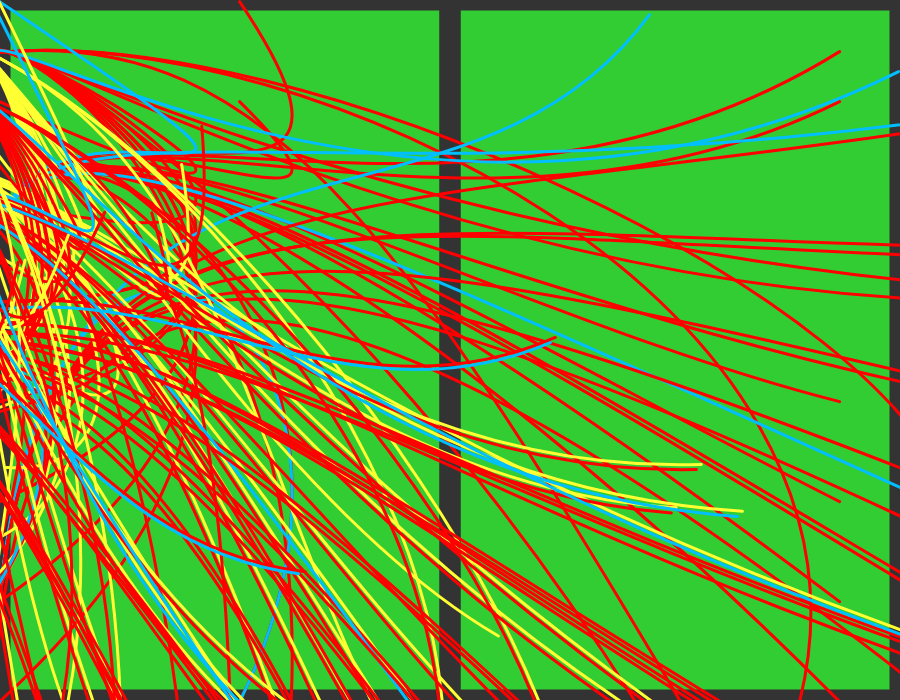
Frame 1 (no input)
Frame 60 (no input): identical to frame 1, image omitted
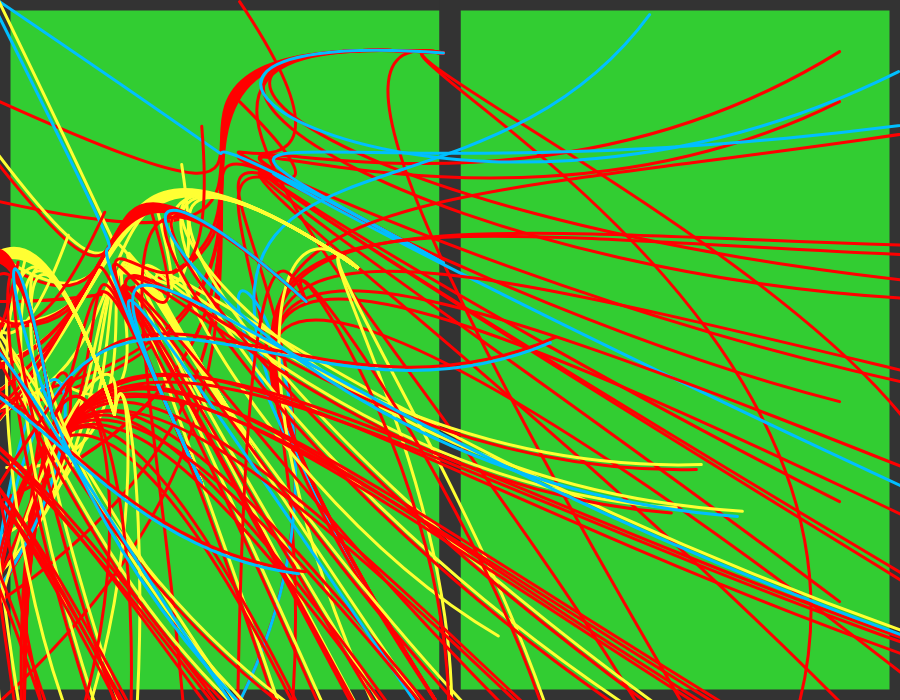
Frame 120 (the mouse pressed at the canvas centre since frame 60)

The p5.js sketch that drew these frames (run headless with seeded random() and noise() and a simulated clock; from frame 60 on, the mouse is pressed at the canvas centre):

// p5.js sketch
// ── sketch.js
function setup() {
    createCanvas(900, 700);

    noFill();
    
  }
  
  function draw() {
    background(50,205,50);
    strokeWeight(21);
stroke(51); 
rect(0, 0, 450, 700);
strokeWeight(21);
stroke(51); 
rect(450, 0, 450, 700);

stroke(255,0,0);


    
    for (let i = 13; i < 313; i += 55) {
        strokeWeight(3);
        
      
        bezier(
        mouseX - i / 2.0,
        250 + i,
        3,
        20,
        440,
        300,
        0 - i / 32.0,
        300 + i / 8.0
        );
        
        bezier(
            mouseX - i / 2.0,
            40 + i,
            3,
            20,
            440,
            300,
            750 - i / 32.0,
            900 + i / 8.0

      );

      bezier(
        mouseX - i / 2.0,
        40 + i,
        3,
        20,
        440,
        300,
        1010 - i / 32.0,
        300 + i / 8.0

  );

  bezier(
    mouseX - i / 2.0,
    40 + i,
    3,
    20,
    440,
    300,
    1300- i / 32.0,
    300 + i / 8.0

);

bezier(
    mouseX - i / 2.0,
    40 + i,
    3,
    20,
    440,
    300,
    0 - i / 32.0,
    410 + i / 8.0

);

bezier(
    mouseX - i / 2.0,
    40 + i,
    3,
    20,
    440,
    300,
    0 - i / 32.0,
    500 + i / 8.0

);

bezier(
    mouseX - i / 2.0,
    40 + i,
    3,
    20,
    440,
    300,
    0 - i / 32.0,
    600 + i / 8.0

);

bezier(
    mouseX - i / 2.0,
    40 + i,
    3,
    20,
    440,
    300,
    0 - i / 32.0,
    700 + i / 8.0

);

bezier(
    mouseX - i / 2.0,
    40 + i,
    3,
    20,
    440,
    300,
    0 - i / 32.0,
    500 + i / 8.0

);

bezier(
    mouseX - i / 2.0,
    40 + i,
    3,
    20,
    440,
    300,
    0 - i / 32.0,
    400 + i / 8.0

);

bezier(
    mouseX - i / 2.0,
    40 + i,
    3,
    20,
    440,
    300,
    0 - i / 32.0,
    300 + i / 8.0

);

bezier(
    mouseX - i / 2.0,
    40 + i,
    3,
    20,
    440,
    300,
    0 - i / 32.0,
    200 + i / 8.0

);

bezier(
    mouseX - i / 2.0,
    40 + i,
    3,
    20,
    440,
    300,
    0 - i / 32.0,
    100 + i / 8.0

);

bezier(
    mouseX - i / 2.0,
    40 + i,
    300,
    20,
    440,
    300,
    800 - i / 32.0,
    900 + i / 8.0

);

bezier(
    mouseX - i / 2.0,
    40 + i,
    300,
    20,
    900,
    300,
    950 - i / 32.0,
    500 + i / 8.0

);

bezier(
    mouseX - i / 2.0,
    40 + i,
    300,
    20,
    900,
    300,
    800 - i / 32.0,
    700 + i / 8.0

);

// match these
bezier(
    mouseX - i / 2.0,
    250 + i,
    3,
    20,
    440,
    300,
    240 - i / 32.0,
    100 + i / 8.0
    );

    
    bezier(
        mouseX - i / 2.0,
        250 + i,
        3,
        20,
        440,
        300,
        1000 - i / 32.0,
        400 + i / 8.0
        );

        
        bezier(
            mouseX - i / 2.0,
            250 + i,
            3,
            20,
            440,
            300,
            240 - i / 32.0,
            1000 + i / 8.0
            );

            
        bezier(
            mouseX - i / 2.0,
            250 + i,
            3,
            20,
            440,
            300,
            950 - i / 32.0,
            600 + i / 8.0
            ); 

            
        bezier(
            mouseX - i / 2.0,
            250 + i,
            3,
            20,
            440,
            300,
            240 - i / 32.0,
            0 + i / 8.0
            );

            
        bezier(
            mouseX - i / 2.0,
            250 + i,
            3,
            20,
            440,
            300,
            240 - i / 32.0,
            700 + i / 8.0
            );

            

            bezier(
    mouseX - i / 2.0,
    250 + i,
    3,
    20,
    440,
    300,
    840 - i / 32.0,
    100 + i / 8.0
    );

    
    bezier(
        mouseX - i / 2.0,
        250 + i,
        3,
        20,
        440,
        300,
        840 - i / 32.0,
        400 + i / 8.0
        );

        
        bezier(
            mouseX - i / 2.0,
            250 + i,
            3,
            20,
            440,
            300,
            840 - i / 32.0,
            500 + i / 8.0
            );

            
        bezier(
            mouseX - i / 2.0,
            250 + i,
            3,
            20,
            440,
            300,
            840 - i / 32.0,
            600 + i / 8.0
            ); 

            
        bezier(
            mouseX - i / 2.0,
            250 + i,
            3,
            20,
            440,
            300,
            840 - i / 32.0,
            50 + i / 8.0
            );

            
        bezier(
            mouseX - i / 2.0,
            250 + i,
            3,
            20,
            440,
            300,
            840 - i / 32.0,
            700 + i / 8.0
            );

            bezier(
                mouseX - i / 2.0,
                250 + i,
                3,
                20,
                440,
                300,
                1100 - i / 32.0,
                700 + i / 8.0
                );

                stroke(0,191,255);

                bezier(
                    mouseX - i / 2.0,
                    250 + i,
                    3,
                    20,
                    440,
                    300,
                    1500 - i / 32.0,
                    750 + i / 8.0
                    );

                    bezier(
                        mouseX - i / 2.0,
                        250 + i,
                        3,
                        20,
                        440,
                        300,
                        1500 - i / 32.0,
                        0 + i / 8.0
                        );

                        bezier(
                            mouseX - i / 2.0,
                            250 + i,
                            3,
                            20,
                            440,
                            300,
                            0 - i / 32.0,
                            0 + i / 8.0
                            );

                            bezier(
                                mouseX - i / 2.0,
                                40 + i,
                                3,
                                20,
                                440,
                                300,
                                899 - i / 32.0,
                                70 + i / 8.0
                                );

                                bezier(
                                    mouseX - i / 2.0,
                                    700 + i,
                                    3,
                                    20,
                                    440,
                                    300,
                                    240 - i / 32.0,
                                    700 + i / 8.0
                                    );

                                    bezier(
                                        mouseX - i / 2.0,
                                        700 + i,
                                        3,
                                        20,
                                        440,
                                        300,
                                        650 - i / 32.0,
                                        13 + i / 8.0
                                        );

                                        stroke(255,0,0);

                                        bezier(
                                            mouseX - i / 2.0,
                                            700 + i,
                                            20,
                                            80,
                                            440,
                                            300,
                                            1001 - i / 32.0,
                                            750 + i / 8.0
                                            );

                                            bezier(
                                                mouseX - i / 2.0,
                                                700 + i,
                                                3,
                                                20,
                                                440,
                                                300,
                                                1500 - i / 32.0,
                                                700 + i / 8.0
                                                );

                                                bezier(
                                                    mouseX - i / 2.0,
                                                    700 + i,
                                                    3,
                                                    20,
                                                    440,
                                                    300,
                                                    1500 - i / 32.0,
                                                    9 + i / 8.0
                                                    );

                                                    bezier(
                                                        mouseX - i / 2.0,
                                                        700 + i,
                                                        3,
                                                        20,
                                                        440,
                                                        300,
                                                        1500 - i / 32.0,
                                                        240 + i / 8.0
                                                        );

                                                        bezier(
                                                            mouseX - i / 2.0,
                                                            700 + i,
                                                            3,
                                                            20,
                                                            440,
                                                            300,
                                                            1400 - i / 32.0,
                                                            255 + i / 8.0
                                                            );

                                                        bezier(
                                                            mouseX - i / 2.0,
                                                            700 + i,
                                                            3,
                                                            20,
                                                            440,
                                                            300,
                                                            1500 - i / 32.0,
                                                            800 + i / 8.0
                                                            );

                                                            bezier(
                                                                mouseX - i / 2.0,
                                                                700 + i,
                                                                3,
                                                                20,
                                                                440,
                                                                300,
                                                                1500 - i / 32.0,
                                                                500 + i / 8.0
                                                                );

                                                                stroke(255,255,51)

                                                                rotate(PI / 6.0);

                                                                bezier(
                                                                    mouseX - i / 2.0,
                                                                    250 + i,
                                                                    3,
                                                                    20,
                                                                    440,
                                                                    300,
                                                                    240 - i / 32.0,
                                                                    300 + i / 8.0
                                                                    );
                                                                    
                                                                    bezier(
                                                                        mouseX - i / 2.0,
                                                                        40 + i,
                                                                        3,
                                                                        20,
                                                                        440,
                                                                        300,
                                                                        750 - i / 32.0,
                                                                        300 + i / 8.0
                                                            
                                                                  );
                                                            
                                                                  bezier(
                                                                    mouseX - i / 2.0,
                                                                    40 + i,
                                                                    3,
                                                                    20,
                                                                    440,
                                                                    300,
                                                                    1010 - i / 32.0,
                                                                    300 + i / 8.0
                                                            
                                                              );
                                                            
                                                              bezier(
                                                                mouseX - i / 2.0,
                                                                40 + i,
                                                                3,
                                                                20,
                                                                440,
                                                                300,
                                                                1300- i / 32.0,
                                                                300 + i / 8.0
                                                            
                                                            ); 
                                                            
                                                            bezier(
                                                                mouseX - i / 2.0,
                                                                40 + i,
                                                                3,
                                                                20,
                                                                440,
                                                                300,
                                                                100 - i / 32.0,
                                                                410 + i / 8.0
                                                            
                                                            );

                                                            
                                                            
                                                            bezier(
                                                                mouseX - i / 2.0,
                                                                40 + i,
                                                                3,
                                                                20,
                                                                440,
                                                                300,
                                                                0 - i / 32.0,
                                                                500 + i / 8.0
                                                            
                                                            );
                                                            
                                                            bezier(
                                                                mouseX - i / 2.0,
                                                                40 + i,
                                                                3,
                                                                20,
                                                                440,
                                                                300,
                                                                0 - i / 32.0,
                                                                600 + i / 8.0
                                                            
                                                            );
                                                            
                                                            bezier(
                                                                mouseX - i / 2.0,
                                                                40 + i,
                                                                3,
                                                                20,
                                                                440,
                                                                300,
                                                                0 - i / 32.0,
                                                                700 + i / 8.0
                                                            
                                                            );
                                                            
                                                            bezier(
                                                                mouseX - i / 2.0,
                                                                40 + i,
                                                                3,
                                                                20,
                                                                440,
                                                                300,
                                                                0 - i / 32.0,
                                                                500 + i / 8.0
                                                            
                                                            );
                                                            
                                                            bezier(
                                                                mouseX - i / 2.0,
                                                                40 + i,
                                                                3,
                                                                20,
                                                                440,
                                                                300,
                                                                0 - i / 32.0,
                                                                400 + i / 8.0
                                                            
                                                            );
                                                            
                                                            bezier(
                                                                mouseX - i / 2.0,
                                                                40 + i,
                                                                3,
                                                                20,
                                                                440,
                                                                300,
                                                                0 - i / 32.0,
                                                                300 + i / 8.0
                                                            
                                                            );
                                                            
                                                            bezier(
                                                                mouseX - i / 2.0,
                                                                40 + i,
                                                                3,
                                                                20,
                                                                440,
                                                                300,
                                                                0 - i / 32.0,
                                                                200 + i / 8.0
                                                            
                                                            );
                                                            
                                                            bezier(
                                                                mouseX - i / 2.0,
                                                                40 + i,
                                                                3,
                                                                20,
                                                                440,
                                                                300,
                                                                0 - i / 32.0,
                                                                100 + i / 8.0
                                                            
                                                            );
                                                            
                                                            bezier(
                                                                mouseX - i / 2.0,
                                                                40 + i,
                                                                300,
                                                                20,
                                                                440,
                                                                300,
                                                                800 - i / 32.0,
                                                                500 + i / 8.0
                                                            
                                                            );
                                                            
                                                            bezier(
                                                                mouseX - i / 2.0,
                                                                40 + i,
                                                                300,
                                                                20,
                                                                900,
                                                                300,
                                                                950 - i / 32.0,
                                                                500 + i / 8.0
                                                            
                                                            );
                                                            
                                                            bezier(
                                                                mouseX - i / 2.0,
                                                                40 + i,
                                                                300,
                                                                20,
                                                                900,
                                                                300,
                                                                800 - i / 32.0,
                                                                700 + i / 8.0
                                                            
                                                            );
                                                            
                                                            // match these
                                                            bezier(
                                                                mouseX - i / 2.0,
                                                                250 + i,
                                                                3,
                                                                20,
                                                                440,
                                                                300,
                                                                240 - i / 32.0,
                                                                100 + i / 8.0
                                                                );
                                                            
                                                                
                                                                bezier(
                                                                    mouseX - i / 2.0,
                                                                    250 + i,
                                                                    3,
                                                                    20,
                                                                    440,
                                                                    300,
                                                                    240 - i / 32.0,
                                                                    400 + i / 8.0
                                                                    );
                                                            
                                                                    
                                                                    bezier(
                                                                        mouseX - i / 2.0,
                                                                        250 + i,
                                                                        3,
                                                                        20,
                                                                        440,
                                                                        300,
                                                                        240 - i / 32.0,
                                                                        500 + i / 8.0
                                                                        );
                                                            
                                                                        
                                                                    bezier(
                                                                        mouseX - i / 2.0,
                                                                        250 + i,
                                                                        3,
                                                                        20,
                                                                        440,
                                                                        300,
                                                                        240 - i / 32.0,
                                                                        600 + i / 8.0
                                                                        ); 
                                                            
                                                                        
                                                                    bezier(
                                                                        mouseX - i / 2.0,
                                                                        250 + i,
                                                                        3,
                                                                        20,
                                                                        440,
                                                                        300,
                                                                        240 - i / 32.0,
                                                                        50 + i / 8.0
                                                                        );
                                                            
                                                                        
                                                                    bezier(
                                                                        mouseX - i / 2.0,
                                                                        250 + i,
                                                                        3,
                                                                        20,
                                                                        440,
                                                                        300,
                                                                        240 - i / 32.0,
                                                                        700 + i / 8.0
                                                                        );
                                                            
                                                                        bezier(
                                                                mouseX - i / 2.0,
                                                                250 + i,
                                                                3,
                                                                20,
                                                                440,
                                                                300,
                                                                840 - i / 32.0,
                                                                100 + i / 8.0
                                                                );
                                                            
                                                                
                                                                bezier(
                                                                    mouseX - i / 2.0,
                                                                    250 + i,
                                                                    3,
                                                                    20,
                                                                    440,
                                                                    300,
                                                                    840 - i / 32.0,
                                                                    400 + i / 8.0
                                                                    );
                                                            
                                                                    
                                                                    bezier(
                                                                        mouseX - i / 2.0,
                                                                        250 + i,
                                                                        3,
                                                                        20,
                                                                        440,
                                                                        300,
                                                                        840 - i / 32.0,
                                                                        500 + i / 8.0
                                                                        );
                                                            
                                                                        
                                                                    bezier(
                                                                        mouseX - i / 2.0,
                                                                        250 + i,
                                                                        3,
                                                                        20,
                                                                        440,
                                                                        300,
                                                                        840 - i / 32.0,
                                                                        600 + i / 8.0
                                                                        ); 
                                                            
                                                                        
                                                                    bezier(
                                                                        mouseX - i / 2.0,
                                                                        250 + i,
                                                                        3,
                                                                        20,
                                                                        440,
                                                                        300,
                                                                        840 - i / 32.0,
                                                                        50 + i / 8.0
                                                                        );
                                                            
                                                                        
                                                                    bezier(
                                                                        mouseX - i / 2.0,
                                                                        250 + i,
                                                                        3,
                                                                        20,
                                                                        440,
                                                                        300,
                                                                        840 - i / 32.0,
                                                                        700 + i / 8.0
                                                                        );
                                                            
                                                                        bezier(
                                                                            mouseX - i / 2.0,
                                                                            250 + i,
                                                                            3,
                                                                            20,
                                                                            440,
                                                                            300,
                                                                            1100 - i / 32.0,
                                                                            700 + i / 8.0
                                                                            );
                                                            
                                                                            bezier(
                                                                                mouseX - i / 2.0,
                                                                                250 + i,
                                                                                3,
                                                                                20,
                                                                                440,
                                                                                300,
                                                                                1500 - i / 32.0,
                                                                                750 + i / 8.0
                                                                                );
                                                            
                                                                                bezier(
                                                                                    mouseX - i / 2.0,
                                                                                    250 + i,
                                                                                    3,
                                                                                    20,
                                                                                    440,
                                                                                    300,
                                                                                    1500 - i / 32.0,
                                                                                    0 + i / 8.0
                                                                                    );
                                                                                    
                                                            
                                                                                    bezier(
                                                                                        mouseX - i / 2.0,
                                                                                        250 + i,
                                                                                        3,
                                                                                        20,
                                                                                        440,
                                                                                        300,
                                                                                        0 - i / 32.0,
                                                                                        0 + i / 8.0
                                                                                        );
                                                            
                                                                                        bezier(
                                                                                            mouseX - i / 2.0,
                                                                                            40 + i,
                                                                                            3,
                                                                                            20,
                                                                                            440,
                                                                                            300,
                                                                                            899 - i / 32.0,
                                                                                            70 + i / 8.0
                                                                                            );

                                                                                            stroke(255,0,0);
                                                            
                                                                                            bezier(
                                                                                                mouseX - i / 2.0,
                                                                                                700 + i,
                                                                                                3,
                                                                                                20,
                                                                                                440,
                                                                                                300,
                                                                                                240 - i / 32.0,
                                                                                                700 + i / 8.0
                                                                                                );
                                                            
                                                                                                bezier(
                                                                                                    mouseX - i / 2.0,
                                                                                                    700 + i,
                                                                                                    3,
                                                                                                    20,
                                                                                                    440,
                                                                                                    300,
                                                                                                    650 - i / 32.0,
                                                                                                    13 + i / 8.0
                                                                                                    );
                                                            
                                                                                                    bezier(
                                                                                                        mouseX - i / 2.0,
                                                                                                        700 + i,
                                                                                                        20,
                                                                                                        80,
                                                                                                        440,
                                                                                                        300,
                                                                                                        1001 - i / 32.0,
                                                                                                        750 + i / 8.0
                                                                                                        );
                                                            
                                                                                                        bezier(
                                                                                                            mouseX - i / 2.0,
                                                                                                            700 + i,
                                                                                                            3,
                                                                                                            20,
                                                                                                            440,
                                                                                                            300,
                                                                                                            1500 - i / 32.0,
                                                                                                            700 + i / 8.0
                                                                                                            );
                                                            
                                                                                                            bezier(
                                                                                                                mouseX - i / 2.0,
                                                                                                                700 + i,
                                                                                                                3,
                                                                                                                20,
                                                                                                                440,
                                                                                                                300,
                                                                                                                1500 - i / 32.0,
                                                                                                                9 + i / 8.0
                                                                                                                );
                                                            
                                                                                                                bezier(
                                                                                                                    mouseX - i / 2.0,
                                                                                                                    700 + i,
                                                                                                                    3,
                                                                                                                    20,
                                                                                                                    440,
                                                                                                                    300,
                                                                                                                    1500 - i / 32.0,
                                                                                                                    240 + i / 8.0
                                                                                                                    );
                                                            
                                                                                                                    bezier(
                                                                                                                        mouseX - i / 2.0,
                                                                                                                        700 + i,
                                                                                                                        3,
                                                                                                                        20,
                                                                                                                        440,
                                                                                                                        300,
                                                                                                                        1500 - i / 32.0,
                                                                                                                        800 + i / 8.0
                                                                                                                        );
                                                            
                                                                                                                        bezier(
                                                                                                                            mouseX - i / 2.0,
                                                                                                                            700 + i,
                                                                                                                            3,
                                                                                                                            20,
                                                                                                                            440,
                                                                                                                            300,
                                                                                                                            1500 - i / 32.0,
                                                                                                                            500 + i / 8.0
                                                                                                                            );

                                                                                                                            bezier(
                                                                                                                                mouseX - i / 2.0,
                                                                                                                                700 + i,
                                                                                                                                3,
                                                                                                                                20,
                                                                                                                                440,
                                                                                                                                300,
                                                                                                                                1400 - i / 32.0,
                                                                                                                                50 + i / 8.0
                                                                                                                                );

                                                                                                                                bezier(
                                                                                                                                    mouseX - i / 2.0,
                                                                                                                                    700 + i,
                                                                                                                                    3,
                                                                                                                                    20,
                                                                                                                                    440,
                                                                                                                                    300,
                                                                                                                                    1400 - i / 32.0,
                                                                                                                                    255 + i / 8.0
                                                                                                                                    );

                                                                                                                                    

                                                                                                                            
                                                            
    }
  }
  
